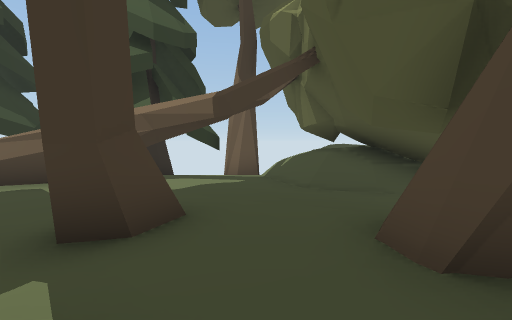
view 1 (above)

15 first-person views from a walk through a Unity game level. The camera is 1.4 m above the floor, tilts 4° down and sees 90° across. Doors are open. The floor is counted in squares, 2 m on a side. Each view is taken from the middle of a square. On the plan, view 1 faces up. The plan holds only what a view shows up to about 9 squares ahead; the rest is blank. Some surface patterns are stand-ins.

view 2
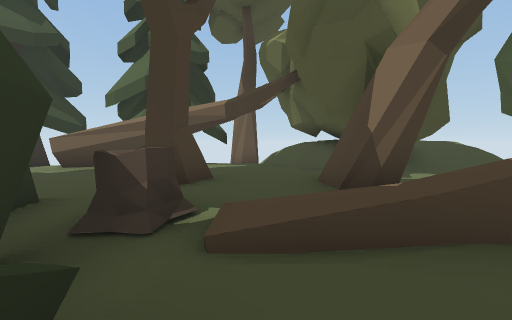

view 3
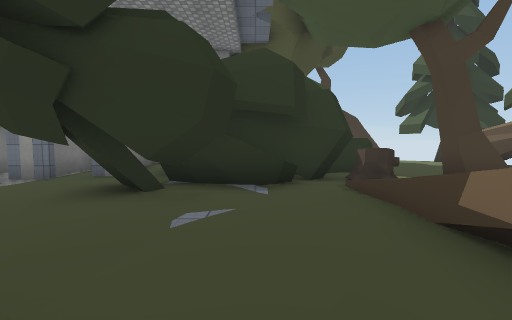

view 4
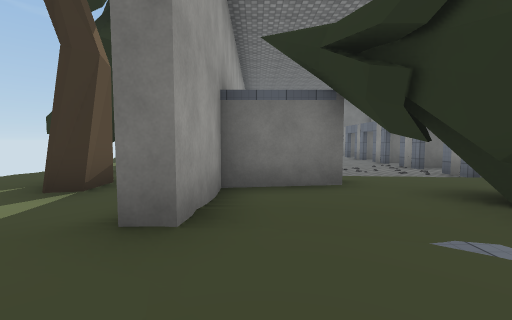

view 5
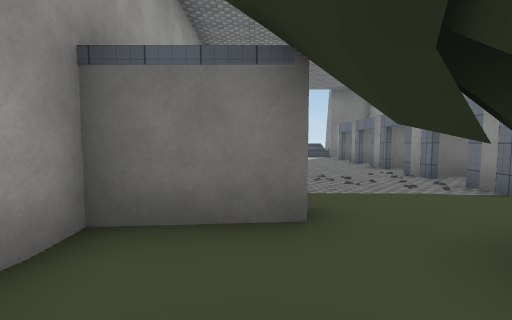

view 6
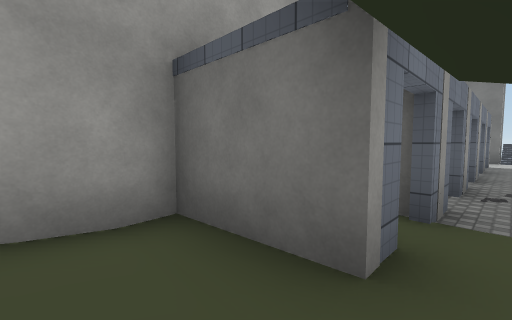

view 7
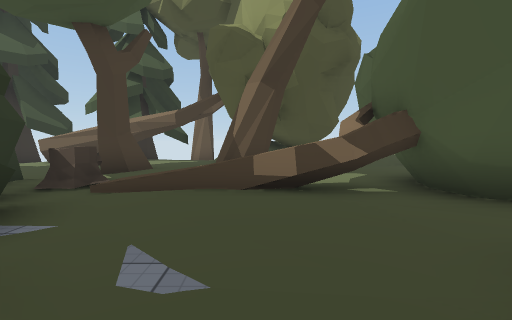

view 8
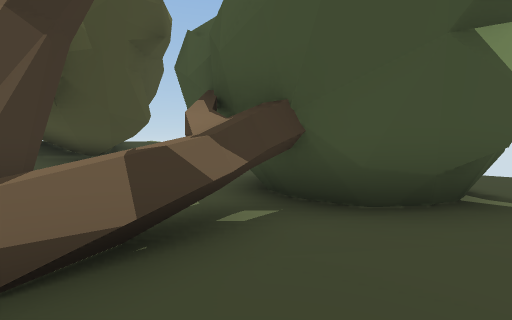

view 9
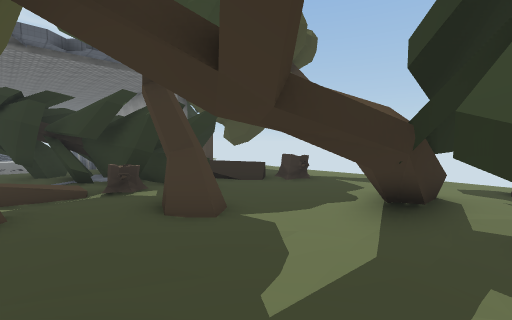

view 10
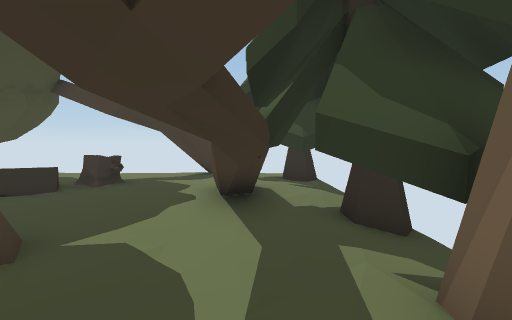

view 11
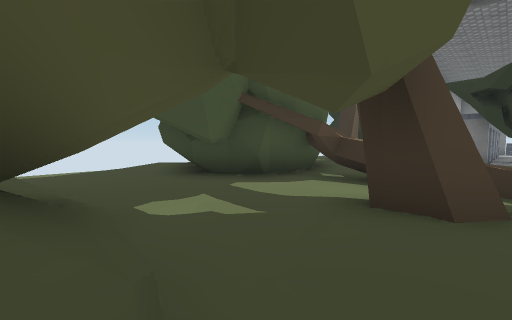

view 12
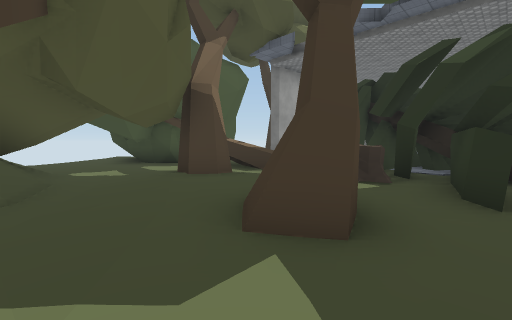

view 13
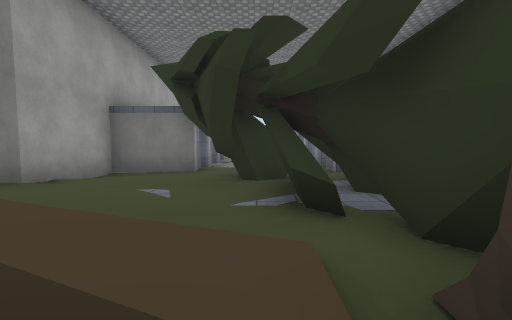

view 14
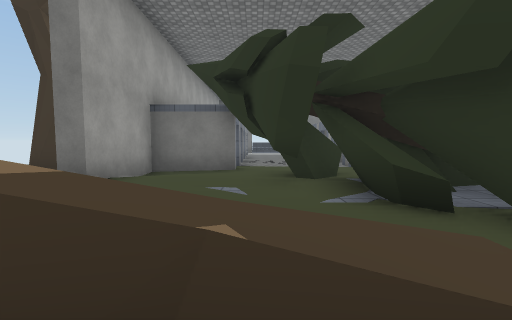

view 15
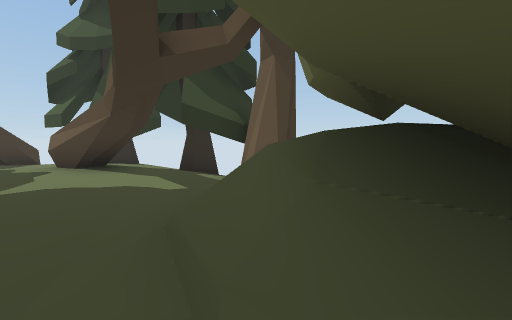

### Floor plan
Key: @ floor where view 1 was taken; # wall or solid block; . main floor; : floor 0.25 m higher than the main floor; - floor 0.25 m lower than the main floor; + floor 0.5 m higher than the main floor; _ floor 0.5 m lower than the main floor; * floor 1.5 m higher than the main floor; % floor 1.75 m higher than the main floor; / step, stairs or slope; D open door; = window, fence, low wall or low ledge; ^ raised ledge; T tree; S stump.
Columns run from 10 left of view 1 to 9 right of it. Each row starts with its distance up from view 1.
  8  TT----T-TT
  7 _T-......../#  %%/
  6 ---..###:::/###=*/
  5  --..##:...//##///.-
  4 #--.......::........
  3   ......##:::.......
  2   .SS....:::#:.###:.
  1     S=.#:::...###
  0      ^=##S@/=###
 -1        ##::::::##
 -2         ##:::::+##
 -3         ##:#::#:
 -4         ###:::#..
 -5       #########.T.
 -6       ##D...#   T.
 -7       ##D...#
 -8        #D...#
 -9        #D...#
-10        #D...#
-11        #D...#
-12        #D...#
-13            .#
-14            .#
-15            .#

Where each view was taken, in squares from view 1:
view 1: 0 up, 0 right, facing up
view 2: 2 down, 0 right, facing up
view 3: 2 down, 4 right, facing left
view 4: 1 down, 3 right, facing down
view 5: 3 down, 2 right, facing down
view 6: 4 down, 1 right, facing down-right
view 7: 4 down, 2 right, facing up
view 8: 2 down, 2 right, facing up-right
view 9: 7 up, 1 right, facing down-left
view 10: 6 up, 1 right, facing left
view 11: 5 up, 1 right, facing down-right
view 12: 5 up, 3 left, facing down-right
view 13: 1 up, 0 right, facing down
view 14: 1 up, 1 right, facing down
view 15: 4 up, 3 right, facing up-left
